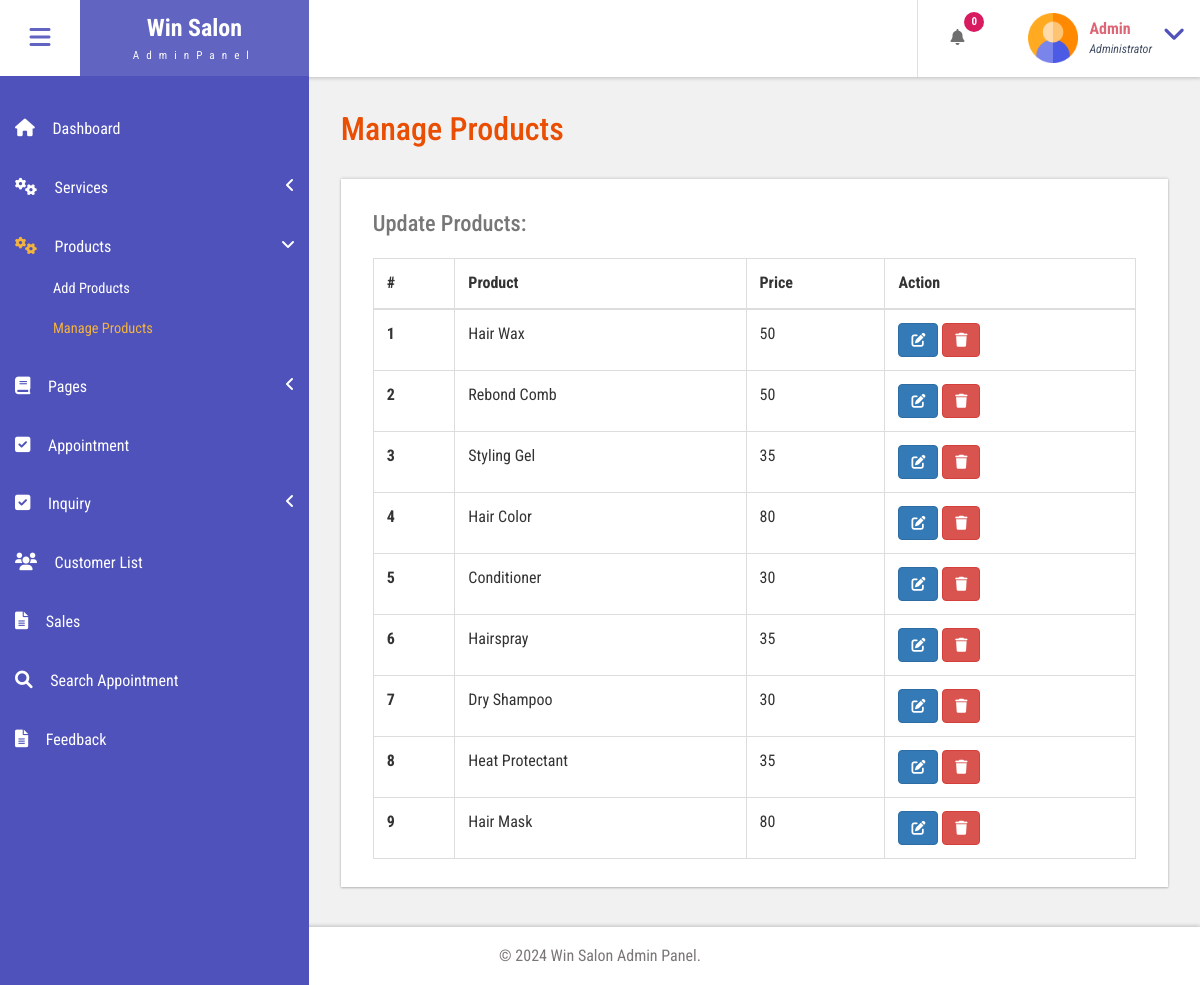
Page /bfs/admin/manage-products.php (signed in) on the earlier database version.
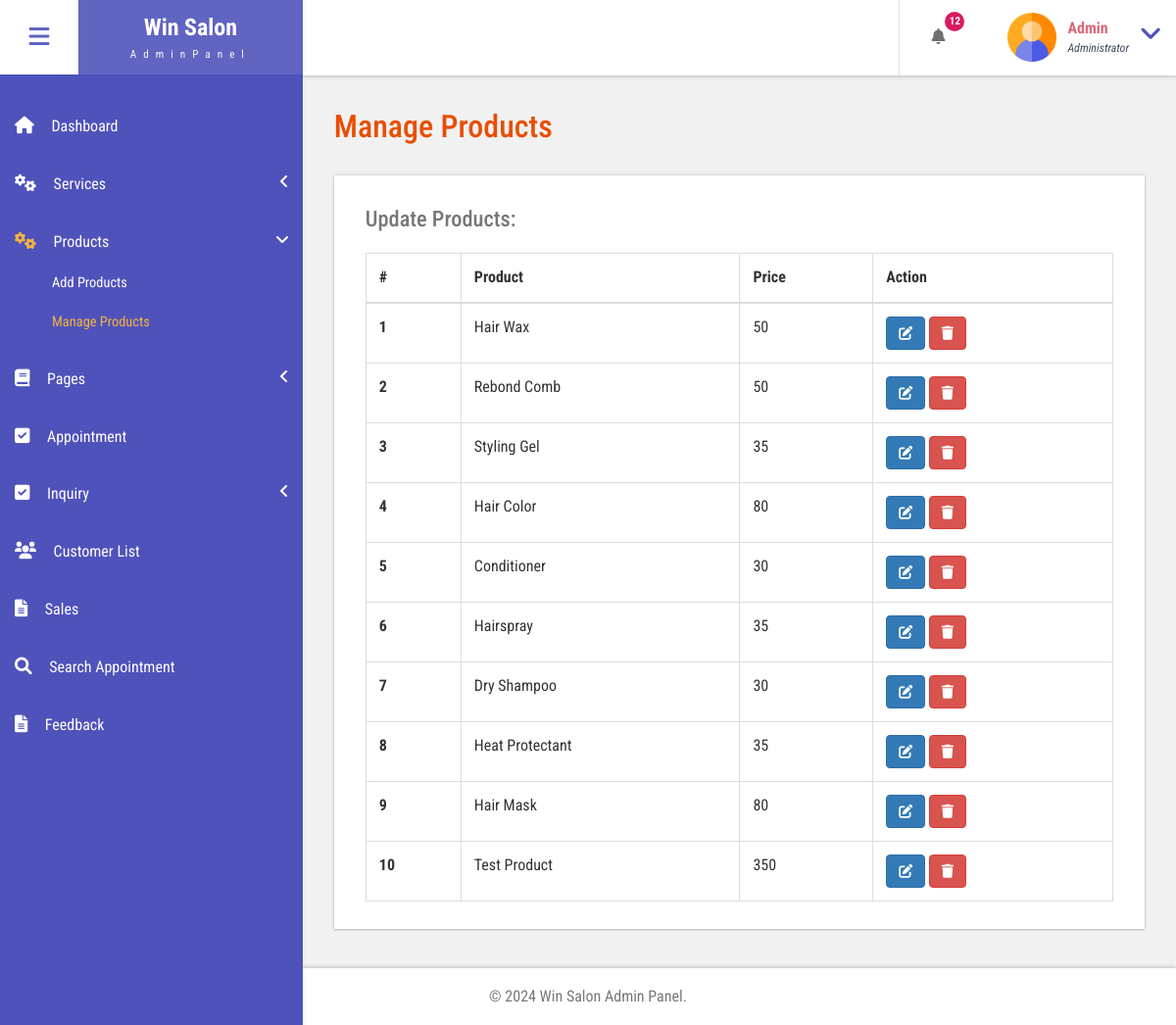
Same page on the later database version.
### tables this page shows
CREATE TABLE `tblproducts` (
  `id` int(11) NOT NULL,
  `product_name` varchar(255) NOT NULL,
  `product_desc` varchar(1000) NOT NULL,
  `product_price` bigint(11) NOT NULL,
  `product_image` text DEFAULT NULL
);

### bfs/admin/manage-products.php (the view, shortened to what this page needs)
<?php
include('includes/dbconnection.php');
if (strlen($_SESSION['bpmsaid']==0)) {
  header('location:logout.php');
  } else{
  ?>
<!DOCTYPE HTML>
<html>
<head>
<link href="css/bootstrap.css" rel='stylesheet' type='text/css' />
<link href="css/style.css" rel='stylesheet' type='text/css' />
<link href="css/font-awesome.css" rel="stylesheet">
<link href="css/animate.css" rel="stylesheet" type="text/css" media="all">
    <link href="https://cdnjs.cloudflare.com/ajax/libs/font-awesome/6.0.0-beta3/css/all.min.css" rel="stylesheet">
<link href="css/custom.css" rel="stylesheet">
</head>
<body class="cbp-spmenu-push">
	<div class="main-content">
		 <?php include_once('includes/sidebar.php');?>
		 <?php include_once('includes/header.php');?>
		<div id="page-wrapper">
			<div class="main-page">
				<div class="tables">
					<h3 class="title1">Manage Products</h3>
					<div class="table-responsive bs-example widget-shadow">
						<h4>Update Products:</h4>
						<table class="table table-bordered">
							<thead>
							<tr>
							<th>#</th>
						<th>Product</th>
						<th>Price</th>
						<th>Action</th>
					</tr>
					</thead>
						<tbody>
<?php
$ret=mysqli_query($con,"select *from  tblproducts");
$cnt=1;
while ($row=mysqli_fetch_array($ret)) {
?>
						 <tr> <th scope="row"><?php echo $cnt;?></th>
						 <td><?php  echo $row['product_name'];?></td>
						 <td><?php  echo $row['product_price'];?></td>
						 <td>
						 	<a href="edit-products.php?editid=<?php echo $row['id'];?>" class="btn btn-primary"><i class="fas fa-edit"></i></a>
						 	<a href="manage-products.php?delid=<?php echo $row['id'];?>" class="btn btn-danger" onClick="return confirm('Are you sure you want to delete?')"><i class="fas fa-trash"></i></a>
						 	</td> </tr>   <?php
$cnt=$cnt+1;
}?></tbody> </table>
					</div>
				</div>
			</div>
		</div>
		 <?php include_once('includes/footer.php');?>
	</div>
</body>
</html>
<?php }  ?>

### bfs/admin/includes/header.php (shortened to what this page needs)
<div class="sticky-header header-section ">
      <div class="header-left">
        <button id="showLeftPush"><i class="fa fa-bars"></i></button>
        <div class="logo">
          <a href="index.html">
            <h1>Win Salon</h1>
            <span>AdminPanel</span>
          </a>
        </div>
      </div>
      <div class="header-right">
        <div class="profile_details_left">
          <ul class="nofitications-dropdown">
            <?php
            $ret1 = mysqli_query($con, "SELECT tbluser.FirstName, tbluser.LastName, tblbook.ID as bid, tblbook.AptNumber
                            FROM tblbook
                            JOIN tbluser ON tbluser.ID = tblbook.UserID
                            WHERE tblbook.Status IS NULL
                            ORDER BY tblbook.ID DESC");
            $num = mysqli_num_rows($ret1);
            ?>
            <li class="dropdown head-dpdn">
              <a href="#" class="dropdown-toggle" data-toggle="dropdown" aria-expanded="false"><i class="fa fa-bell"></i><span class="badge blue"><?php echo $num;?></span></a>
            </li>
          </ul>
          <div class="clearfix"> </div>
        </div>
        <div class="profile_details">
        <?php
$adid=$_SESSION['bpmsaid'];
$ret=mysqli_query($con,"select AdminName from tbladmin where ID='$adid'");
$row=mysqli_fetch_array($ret);
$name=$row['AdminName'];
?>
          <ul>
            <li class="dropdown profile_details_drop">
              <a href="#" class="dropdown-toggle" data-toggle="dropdown" aria-expanded="false">
                <div class="profile_img">
                  <span class="prfil-img"><img src="images/admin.png" alt="" width="50" height="50"> </span>
                  <div class="user-name">
                    <p><?php echo $name; ?></p>
                    <span>Administrator</span>
                  </div>
                  <i class="fa fa-angle-down lnr"></i>
                  <div class="clearfix"></div>
                </div>
              </a>
            </li>
          </ul>
        </div>
      </div>
      <div class="clearfix"> </div>
    </div>

Differences in the rows shown:
added tblproducts: product_name "Test Product", product_price "350"
Other differences:
$num: "0" → "12"
